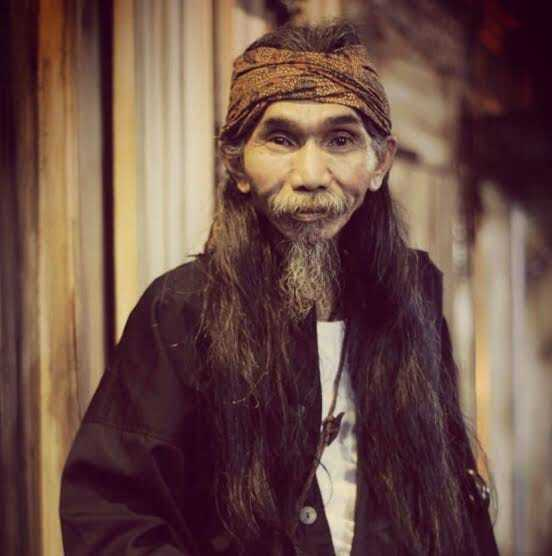
#> input picture Pertemuan_5/Input.jpg, 552 x 556 px, found by its file name
$ python soal5_histogram.py
#> lines starting #> are read from the running program, lines starting #| are printed output that depends on the picture
import sys
from pathlib import Path
import matplotlib.pyplot as plt
from PIL import Image

folder_hasil = Path("hasil")
folder_hasil.mkdir(exist_ok=True)

nama_file = sys.argv[1] if len(sys.argv) > 1 else "Input.jpg"

img = Image.open(nama_file).convert("RGB")
#> img is the input picture: PIL image 552x556 RGB; mean R, G, B 108.6, 78.1, 70.7
print("Dimensi:", img.size, "| Mode:", img.mode)
#| Dimensi: (552, 556) | Mode: RGB

grayscale = img.convert("L")
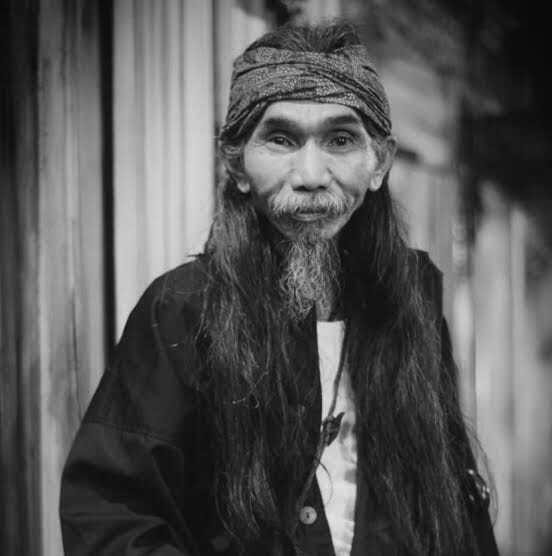
#> grayscale: PIL image 552x556 L; min 8, max 229, mean 86.4
grayscale.save(folder_hasil / "gambar_grayscale.png")

histogram_gray = grayscale.histogram()
#> histogram_gray = 256 values, max 5514 at index 20, min 0 at index 0, mean 1198.9

fig, ax = plt.subplots(figsize=(10, 5))
ax.plot(histogram_gray, color="gray")
ax.set_title("Histogram Grayscale Hasil Konversi")
ax.set_xlabel("Nilai Intensitas Piksel")
ax.set_ylabel("Jumlah Piksel")
plt.tight_layout()
fig.savefig(folder_hasil / "histogram_grayscale.png")
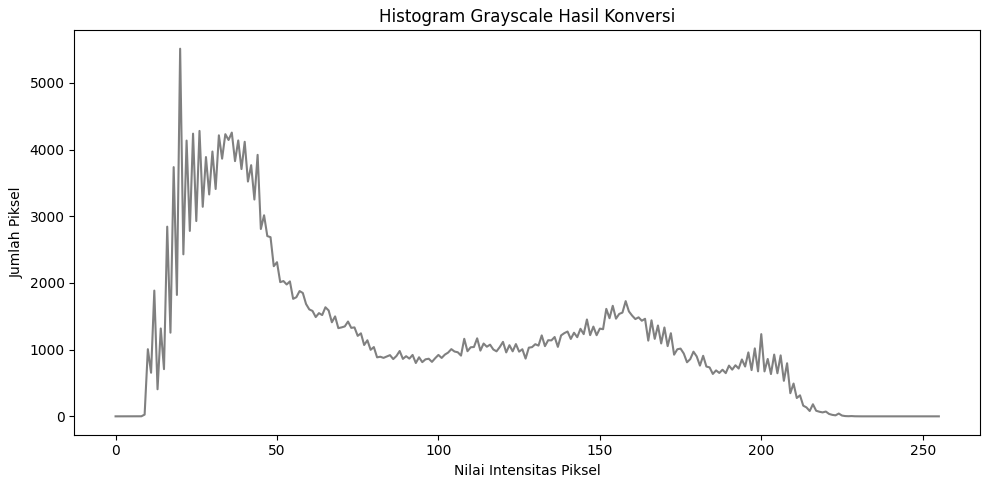
#> figure drawn by matplotlib, 1 panel; curve peaks at x = 20, y = 5514
plt.show()
